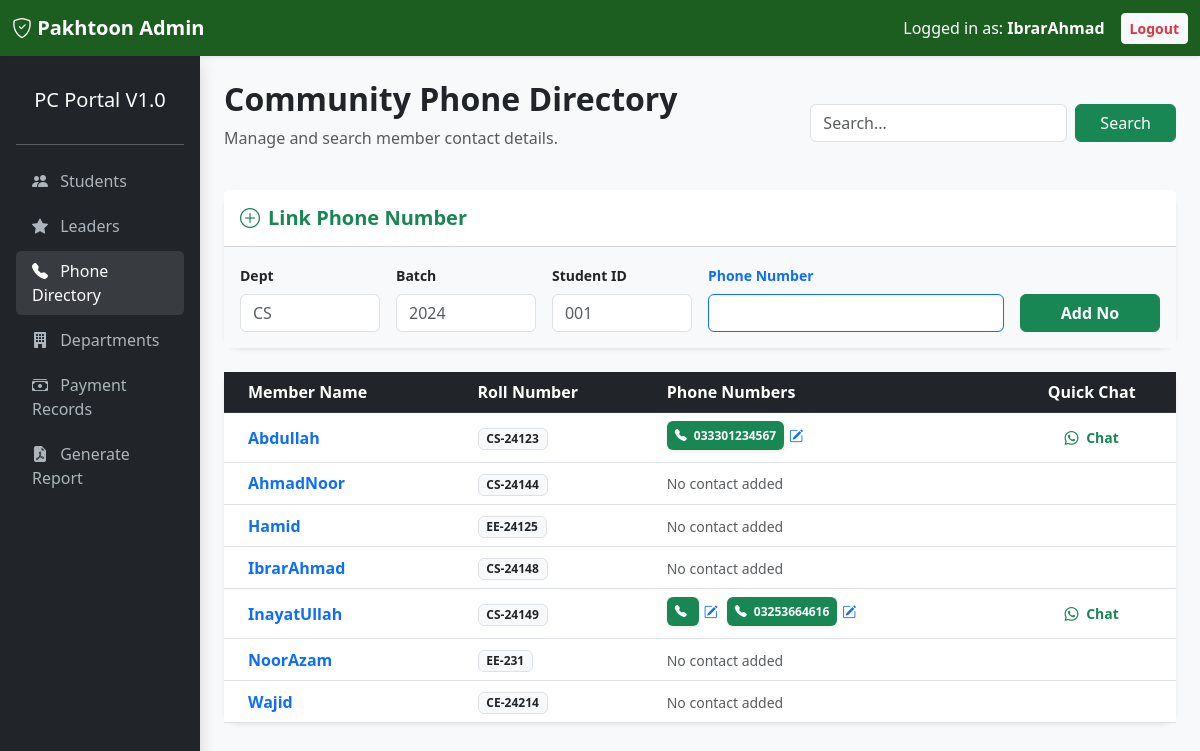
The app's page /backend/phone_directory.php (signed in) with its own data.
### tables this page shows
CREATE TABLE `Students` (
  `dept_prefix` varchar(5) NOT NULL,
  `batch_year` int NOT NULL,
  `student_id` int NOT NULL,
  `full_name` varchar(100) NOT NULL,
  `email` varchar(100) DEFAULT NULL,
  `degree_is` int NOT NULL,
  `username` varchar(50) DEFAULT NULL,
  `password` varchar(255) DEFAULT NULL,
  `role` enum('admin','student') DEFAULT 'student',
  PRIMARY KEY (`dept_prefix`,`batch_year`,`student_id`),
  UNIQUE KEY `email` (`email`),
  UNIQUE KEY `username` (`username`),
  KEY `degree_is` (`degree_is`),
  CONSTRAINT `Students_ibfk_1` FOREIGN KEY (`dept_prefix`) REFERENCES `Departments` (`dept_prefix`),
  CONSTRAINT `Students_ibfk_2` FOREIGN KEY (`degree_is`) REFERENCES `Degrees` (`degree_is`)
);

### backend/phone_directory.php (the view, shortened to what this page needs)
<?php
include_once('../config/db.php');
$search_query = "";
$query = "SELECT s.full_name, s.dept_prefix, s.batch_year, s.student_id,
                 GROUP_CONCAT(p.phone_no SEPARATOR ', ') as numbers
          FROM Students s
          LEFT JOIN Student_Phones p ON s.dept_prefix = p.dept_prefix
               AND s.batch_year = p.batch_year
               AND s.student_id = p.student_id
          $search_query
          GROUP BY s.dept_prefix, s.batch_year, s.student_id
          ORDER BY s.full_name ASC";
$result = mysqli_query($con, $query);
?>
<!DOCTYPE html>
<html lang="en">
<head>
    <link href="https://cdn.jsdelivr.net/npm/bootstrap@5.3.0/dist/css/bootstrap.min.css" rel="stylesheet">
    <link rel="stylesheet" href="https://cdn.jsdelivr.net/npm/bootstrap-icons@1.11.0/font/bootstrap-icons.css">
</head>
<body>
<nav class="navbar navbar-expand-lg navbar-dark shadow-sm">
    <div class="container-fluid">
        <a class="navbar-brand fw-bold" href="#"><i class="bi bi-shield-check"></i> Pakhtoon Admin</a>
        <div class="ms-auto d-flex align-items-center">
            <span class="text-white me-3 d-none d-md-inline">Logged in as: <strong><?php echo $_SESSION['full_name']; ?></strong></span>
            <a href="../backend/logout.php" class="btn btn-light btn-sm fw-bold text-danger">Logout</a>
        </div>
    </div>
</nav>
<div class="container-fluid">
    <div class="row">
        <div class="col-md-2 p-3 sidebar shadow">
            <h5 class="text-center py-3">PC Portal V1.0</h5>
            <hr>
            <nav class="nav flex-column mt-3">
                <a class="nav-link" href="../frontened/admin_dash.php"><i class="bi bi-people-fill me-2"></i> Students</a>
                <a class="nav-link" href="../backend/leaders_dash.php"><i class="bi bi-star-fill me-2"></i> Leaders</a>
                <a class="nav-link active" href="phone_directory.php"><i class="bi bi-telephone-fill me-2"></i> Phone Directory</a>
                <a class="nav-link" href="../backend/departments.php"><i class="bi bi-building-fill me-2"></i> Departments</a>
                <a class="nav-link" href="../backend/payment_records.php"><i class="bi bi-cash-stack me-2"></i> Payment Records</a>
                <a class="nav-link" href="../backend/generate_report.php" target="_blank"><i class="bi bi-file-earmark-pdf-fill me-2"></i> Generate Report</a>
            </nav>
        </div>
        <div class="col-md-10 p-4">
            <div class="d-flex justify-content-between align-items-center mb-4">
                <div>
                    <h2 class="fw-bold text-dark">Community Phone Directory</h2>
                    <p class="text-muted">Manage and search member contact details.</p>
                </div>
                <form action="" method="GET" class="d-flex gap-2">
                    <input type="text" name="search" class="form-control" placeholder="Search..." value="<?php echo isset($_GET['search']) ? htmlspecialchars($_GET['search']) : ''; ?>">
                    <button type="submit" class="btn btn-success px-4">Search</button>
                </form>
            </div>
            <div class="card shadow-sm border-0 mb-4" style="border-radius: 15px;">
                <div class="card-header bg-white py-3">
                    <h5 class="mb-0 fw-bold text-success"><i class="bi bi-plus-circle me-2"></i>Link Phone Number</h5>
                </div>
                <div class="card-body bg-light">
                    <form action="phone_directory.php" method="POST" class="row g-3">
                        <div class="col-md-2"><label class="form-label small fw-bold">Dept</label><input type="text" name="dept_prefix" class="form-control" placeholder="CS" required></div>
                        <div class="col-md-2"><label class="form-label small fw-bold">Batch</label><input type="number" name="batch_year" class="form-control" placeholder="2024" min="2000" required></div>
                        <div class="col-md-2">
                            <label class="form-label small fw-bold">Student ID</label>
                            <input type="number" name="student_id" class="form-control" placeholder="001" min="0" step="1" required>
                        </div>
                        <div class="col-md-4">
                            <label class="form-label small fw-bold text-primary">Phone Number</label>
                            <input type="text" name="phone_no" class="form-control border-primary" required>
                        </div>
                        <div class="col-md-2 d-flex align-items-end"><button type="submit" name="add_phone_btn" class="btn btn-success w-100 fw-bold">Add No</button></div>
                    </form>
                </div>
            </div>
            <div class="card border-0 shadow-sm" style="border-radius: 15px;">
                <div class="card-body p-0">
                    <div class="table-responsive">
                        <table class="table table-hover align-middle mb-0">
                            <thead class="table-dark">
                                <tr>
                                    <th class="ps-4">Member Name</th>
                                    <th>Roll Number</th>
                                    <th>Phone Numbers</th>
                                    <th class="text-center">Quick Chat</th>
                                </tr>
                            </thead>
                            <tbody>
                                <?php while($row = mysqli_fetch_assoc($result)): ?>
                                <tr>
                                    <td class="ps-4 fw-bold text-primary"><?php echo $row['full_name']; ?></td>
                                    <td>
                                        <span class="badge bg-light text-dark border">
                                            <?php
                                                $display_year = $row['batch_year'] % 100;
                                                echo "{$row['dept_prefix']}-{$display_year}{$row['student_id']}";
                                            ?>
                                        </span>
                                    </td>
                                    <td>
                                        <?php
                                        if($row['numbers']){
                                            $nums = explode(', ', $row['numbers']);
                                            foreach($nums as $n) {
                                                echo "<div class='d-inline-block me-2 mb-1'>";
                                                echo "<a href='tel:$n' class='badge bg-success text-decoration-none p-2 shadow-sm'><i class='bi bi-telephone-fill me-1'></i> $n</a>";
                                                echo "<button class='btn btn-sm text-primary p-0 ms-1 edit-phone-btn'
                                                        data-bs-toggle='modal' data-bs-target='#editPhoneModal'
                                                        data-dept='{$row['dept_prefix']}' data-batch='{$row['batch_year']}'
                                                        data-id='{$row['student_id']}' data-phone='$n'><i class='bi bi-pencil-square'></i></button>";
                                                echo "</div>";
                                            }
                                        } else { echo "<span class='text-muted small italic'>No contact added</span>"; }
                                        ?>
                                    </td>
                                    <td class="text-center">
                                        <?php
                                        if($row['numbers']){
                                            $first_num = explode(', ', $row['numbers'])[0];
                                            $wa_clean = preg_replace('/[^0-9]/', '', $first_num);
                                            echo "<a href='https://wa.me/$wa_clean' target='_blank' class='btn btn-sm btn-outline-success border-0 fw-bold'><i class='bi bi-whatsapp me-1'></i> Chat</a>";
                                        }
                                        ?>
                                    </td>
                                </tr>
                                <?php endwhile; ?>
                            </tbody>
                        </table>
                    </div>
                </div>
            </div>
        </div>
    </div>
</div>
</body>
</html>

### backend/phone_directory.php (style rules this page uses)
:root { --pakhtoon-green: #1b5e20; --pakhtoon-dark: #0a2d0d; }
body { background-color: #f8f9fa; }
.navbar { background-color: var(--pakhtoon-green) !important; }
.sidebar { background-color: #212529; min-height: 100vh; color: white; }
.sidebar .nav-link { color: #adb5bd; transition: 0.3s; margin-bottom: 5px; }
.sidebar .nav-link:hover, .sidebar .nav-link.active { color: white; background: rgba(255,255,255,0.1); border-radius: 5px; }

### records on screen
students: full_name "Abdullah", dept_prefix "CS", batch_year "24", student "123", n "033301234567"
students: full_name "AhmadNoor", dept_prefix "CS", batch_year "24", student "144", shows "No contact added"
students: full_name "Hamid", dept_prefix "EE", batch_year "24", student "125", shows "No contact added"
students: full_name "IbrarAhmad", dept_prefix "CS", batch_year "24", student "148", shows "No contact added"
students: full_name "InayatUllah", dept_prefix "CS", batch_year "24", student "149", n "03253664616"
students: full_name "NoorAzam", dept_prefix "EE", batch_year "23", student "1", shows "No contact added"
students: full_name "Wajid", dept_prefix "CE", batch_year "24", student "214", shows "No contact added"

### other values on screen
$_SESSION['full_name'] "IbrarAhmad"
